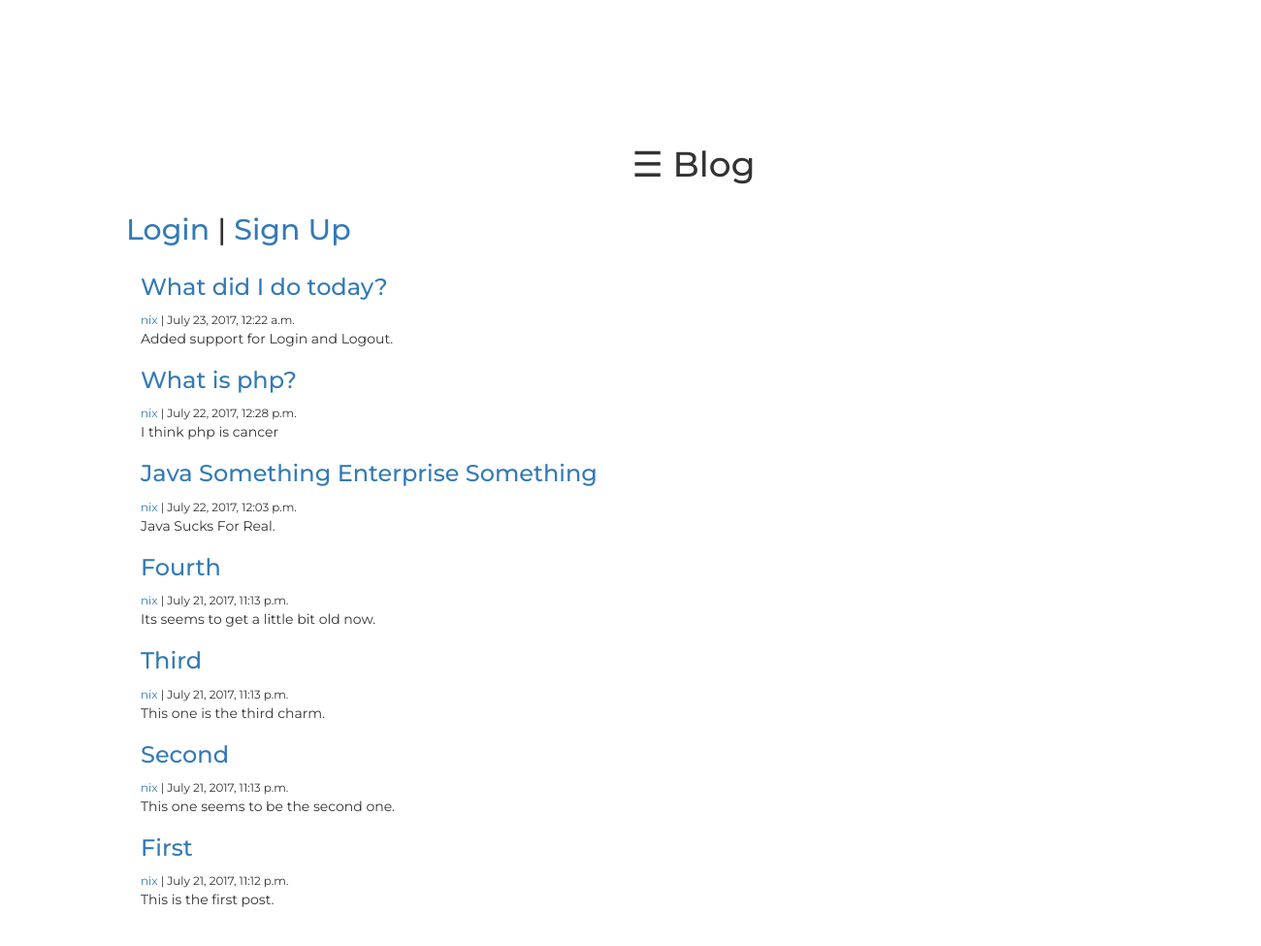
The page / on the database its author committed.
### content/models.py (models this page shows, shortened)
class Post(models.Model):
	author			=	models.ForeignKey('auth.User')
	title			=	models.CharField(max_length=200)
	text			=	models.TextField()
	created_date	=	models.DateTimeField(default=timezone.now)
	published_date	=	models.DateTimeField(blank=True,	null=True)
	def	__str__(self):
		return	self.title

### content/views.py (the view)
# urls.py: url(r'^$', views.post_list, name='post_list'),
def post_list(request):
	template_name = 'post_list.html'
	post = Post.objects.all().order_by('-created_date')
	context = {'Post' : post}
	print(context)
	return render(request, template_name, context)

### templates/post_list.html
{% extends 'base.html' %}
{%block content%}
{% for post in Post %}
<div>
<h3><a	href="{%url	'post_detail' pk=post.pk%}">{{post.title}}</a></h3> <small><a	href="{%url	'post_user' slug=post.author%}">{{post.author}}</a> | {{post.created_date}}</small>
<br/>
<p>
	{{post.text}}
</p>
</div>
{% endfor %}
{%endblock content%}

### templates/snippets/nav.html (style rules this page uses)
body { margin: 0; font-family: 'Lato', sans-serif; }

### templates/snippets/css.html (style rules this page uses)
body { font-family:'Montserrat', sans-serif; }

### rows shown on the page
Post: title "What did I do today?", author "nix", created_date "July 23, 2017, 12:22 a.m.", text "Added support for Login and Logout."
Post: title "What is php?", author "nix", created_date "July 22, 2017, 12:28 p.m.", text "I think php is cancer"
Post: title "Java Something Enterprise Something", author "nix", created_date "July 22, 2017, 12:03 p.m.", text "Java Sucks For Real."
Post: title "Fourth", author "nix", created_date "July 21, 2017, 11:13 p.m.", text "Its seems to get a little bit old now."
Post: title "Third", author "nix", created_date "July 21, 2017, 11:13 p.m.", text "This one is the third charm."
Post: title "Second", author "nix", created_date "July 21, 2017, 11:13 p.m.", text "This one seems to be the second one."
Post: title "First", author "nix", created_date "July 21, 2017, 11:12 p.m.", text "This is the first post."
